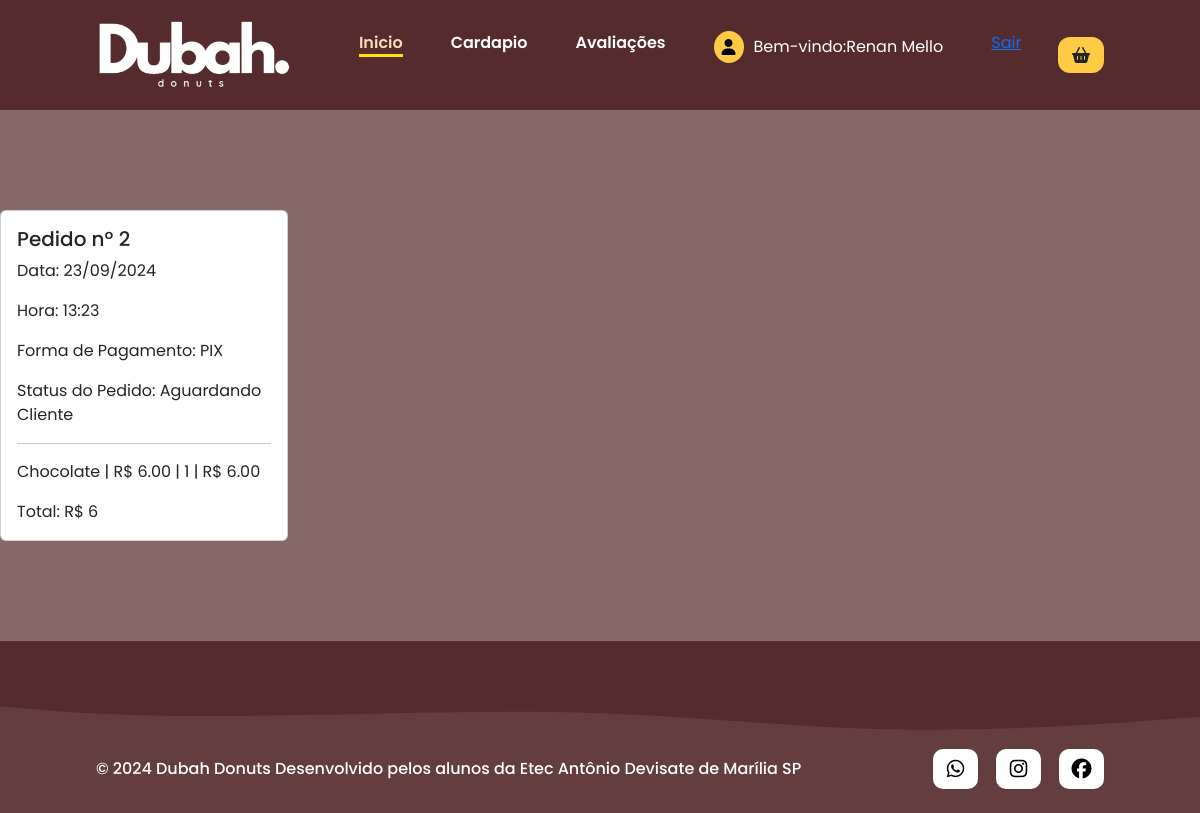
Page /tcc/index.php?pag=login&pagina=pedidos (signed in) on the earlier database version.
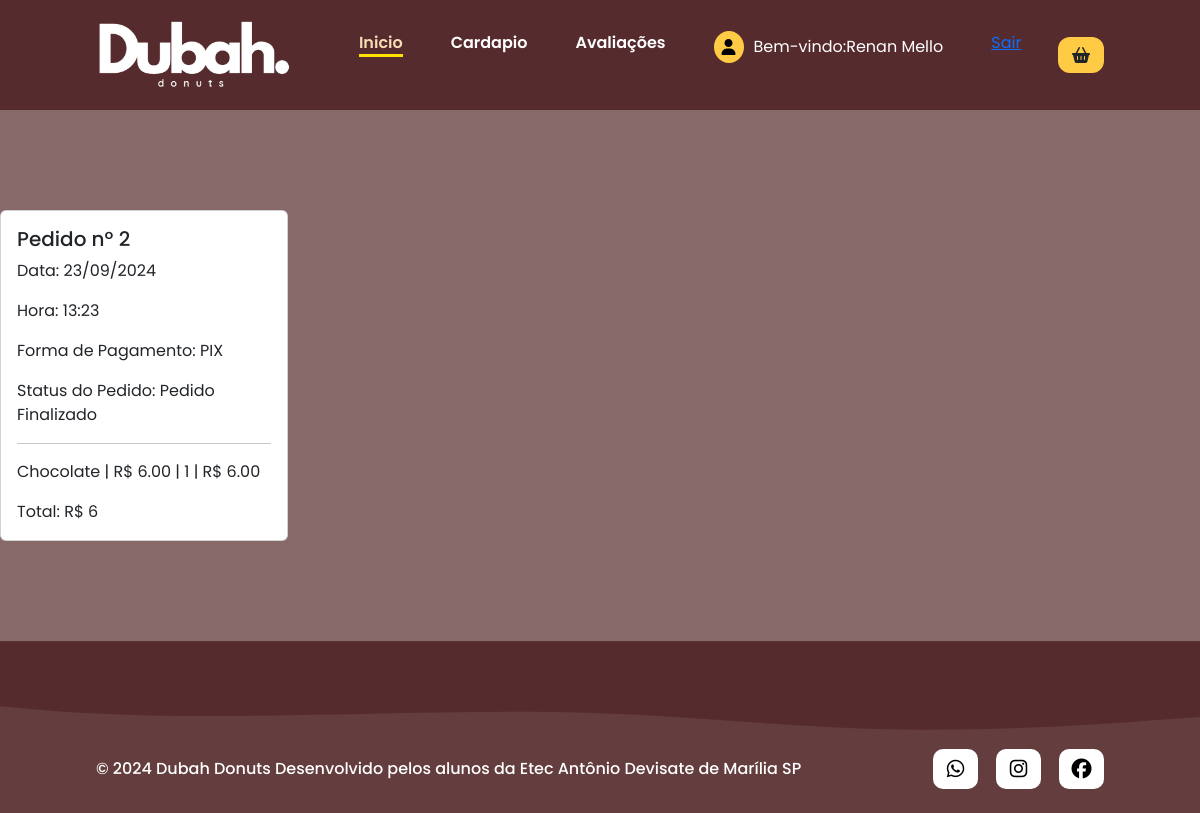
Same page on the later database version.
### tables this page shows
CREATE TABLE `pedidos` (
  `id_pedidos` int(11) NOT NULL,
  `id_cliente` int(11) NOT NULL,
  `data` date NOT NULL,
  `hora` time NOT NULL,
  `forma` varchar(60) NOT NULL,
  `valor` varchar(60) NOT NULL,
  `status` int(11) NOT NULL
);

### tcc/paginas/usuarios/pedidos.php (the view)
<?php
require_once('conexao.php');
$id = $_SESSION['usuario']['cod'];
$query = $pdo->prepare("SELECT * FROM pedidos WHERE id_cliente = $id");
$query->execute();
$res = $query->fetchAll(PDO::FETCH_ASSOC);
$total = @count($res);
if($total > 0){
    for($i=0;$i<$total;$i++){
        ?>
   <div class="card" style="width: 18rem;">
  <div class="card-body">
    <h5 class="card-title">Pedido nº <?=$res[$i]['id_pedidos']?></h5>
    <p class="card-text">Data: <?=date("d/m/Y", strtotime($res[0]['data']))?></p>
    <p class="card-text">Hora: <?=date("H:i", strtotime($res[0]['hora']))?></p>
    <p class="card-text">Forma de Pagamento: <?=$res[$i]['forma']?></p>
    <?php
        $valor =$res[$i]['valor'];
        $status = $res[$i]['status'];
        $id_pedido = $res[$i]['id_pedidos'];
        if($status == 0){
            $status = 'Pedido Finalizado';
        }else{
            if($status == 1){
                $status = 'Em Preparação';
            }else{
                $status = 'Aguardando Cliente';
            }
        }
    ?>
    <p class="card-text">Status do Pedido: <?=$status?></p>
    <p class="card-text"><hr></p>
    <?php
        $q = $pdo->prepare("SELECT I.*, P.nome FROM itens I INNER JOIN produtos P On I.id_produto = P.id_produto WHERE I.id_pedido = $id_pedido");
        $q->execute();
        $resItens = $q->fetchAll(PDO::FETCH_ASSOC);
        $totalItens = @count($resItens);
        for($j=0;$j<$totalItens;$j++){
            ?>
            <p class="card-text"><?=$resItens[$j]['nome']?> | R$ <?=$resItens[$j]['valor_unitario']?> | <?=$resItens[$j]['qtd']?> | R$ <?=$resItens[$j]['subtotal']?></p>
            <?php
        }
    ?>
    <p class="card-text">Total: R$ <?=$valor?></p>
  </div>
</div>
    <?php
     }
}
?>

Differences in the rows shown:
changed pedidos "PIX": status "Aguardando Cliente" → "Pedido Finalizado"
